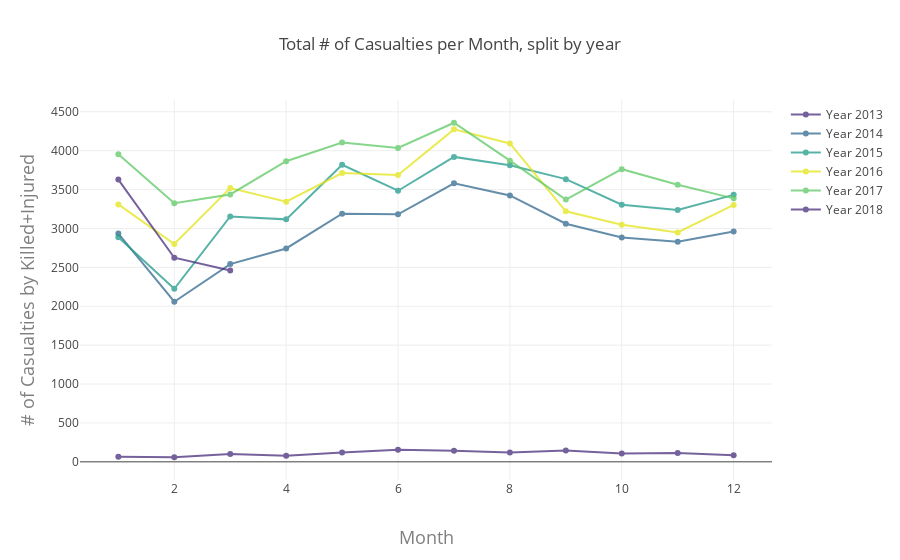

This figure's notebook cell:
### Code cell
# Create traces
trace13 = go.Scatter(
    x = months,
    y = cas_year_2013,
    mode = 'lines+markers',
    name = 'Year 2013',
    opacity = 0.75,
    marker=dict(
        color='rgb(71, 45, 123)'
    )
)
trace14 = go.Scatter(
    x = months,
    y = cas_year_2014,
    mode = 'lines+markers',
    name = 'Year 2014',
    opacity = 0.75,
    marker=dict(
        color='rgb(49, 104, 142)'
    )
)
trace15 = go.Scatter(
    x = months,
    y = cas_year_2015,
    mode = 'lines+markers',
    name = 'Year 2015',
    opacity = 0.75,
    marker=dict(
        color='rgb(31, 154, 138)'
    )
)
trace16 = go.Scatter(
    x = months,
    y = cas_year_2016,
    mode = 'lines+markers',
    name = 'Year 2016',
    opacity = 0.75,
    marker=dict(
        color='rgb(227, 228, 24)'
    )
)
trace17 = go.Scatter(
    x = months,
    y = cas_year_2017,
    mode = 'lines+markers',
    name = 'Year 2017',
    opacity = 0.75,
    marker=dict(
        color='rgb(93, 200, 99)'
    )
)
trace18 = go.Scatter(
    x = months,
    y = cas_year_2018,
    mode = 'lines+markers',
    name = 'Year 2018',
    opacity = 0.75,
    marker=dict(
        color='rgb(71, 45, 123)'
    )
)

layout = go.Layout(
    title='Total # of Casualties per Month, split by year',
    xaxis=dict(
        title='Month',
        titlefont=dict(
            size=18,
            color='#7f7f7f'
        )
    ),
    yaxis=dict(
        title='# of Casualties by Killed+Injured',
        titlefont=dict(
            size=18,
            color='#7f7f7f'
        )
    )
)

data = [trace13, trace14, trace15, trace16, trace17, trace18]
fig = go.Figure(data=data, layout=layout)
iplot(fig)

### Figure 1 — Plotly figure (JSON) as saved in the notebook; plotly's stock layout.template omitted (floating-point values rounded to 4 significant figures)
{"data": [{"marker": {"color": "rgb(71, 45, 123)"}, "mode": "lines+markers", "name": "Year 2013", "opacity": 0.75, "type": "scatter", "uid": "4bca1237-da40-4b31-aa70-04c580713794", "x": ["01", "02", "03", "04", "05", "06", "07", "08", "09", "10", "11", "12"], "y": [67, 59, 100, 78, 121, 156, 142, 119, 147, 107, 114, 84]}, {"marker": {"color": "rgb(49, 104, 142)"}, "mode": "lines+markers", "name": "Year 2014", "opacity": 0.75, "type": "scatter", "uid": "b07c59bb-2f95-476f-8b7f-4b6741449216", "x": ["01", "02", "03", "04", "05", "06", "07", "08", "09", "10", "11", "12"], "y": [2935, 2058, 2542, 2743, 3190, 3182, 3580, 3425, 3061, 2883, 2830, 2962]}, {"marker": {"color": "rgb(31, 154, 138)"}, "mode": "lines+markers", "name": "Year 2015", "opacity": 0.75, "type": "scatter", "uid": "edffbb5d-d615-49dc-be37-26f89a201c9f", "x": ["01", "02", "03", "04", "05", "06", "07", "08", "09", "10", "11", "12"], "y": [2888, 2225, 3154, 3117, 3819, 3485, 3920, 3812, 3634, 3305, 3238, 3432]}, {"marker": {"color": "rgb(227, 228, 24)"}, "mode": "lines+markers", "name": "Year 2016", "opacity": 0.75, "type": "scatter", "uid": "af680a70-0784-4377-95b2-92e0d066c6a6", "x": ["01", "02", "03", "04", "05", "06", "07", "08", "09", "10", "11", "12"], "y": [3309, 2800, 3519, 3344, 3713, 3686, 4274, 4093, 3221, 3047, 2948, 3302]}, {"marker": {"color": "rgb(93, 200, 99)"}, "mode": "lines+markers", "name": "Year 2017", "opacity": 0.75, "type": "scatter", "uid": "0d6e88e2-00ad-406a-9820-d6d21fe0989e", "x": ["01", "02", "03", "04", "05", "06", "07", "08", "09", "10", "11", "12"], "y": [3953, 3325, 3437, 3865, 4104, 4035, 4359, 3872, 3371, 3762, 3562, 3387]}, {"marker": {"color": "rgb(71, 45, 123)"}, "mode": "lines+markers", "name": "Year 2018", "opacity": 0.75, "type": "scatter", "uid": "2f1e6e7a-cf45-45cc-b768-b4e8ecdd4fec", "x": ["01", "02", "03", "04", "05", "06", "07", "08", "09", "10", "11", "12"], "y": [3628, 2624, 2459]}], "layout": {"title": "Total # of Casualties per Month, split by year", "xaxis": {"title": "Month", "titlefont": {"color": "#7f7f7f", "size": 18}}, "yaxis": {"title": "# of Casualties by Killed+Injured", "titlefont": {"color": "#7f7f7f", "size": 18}}}}
